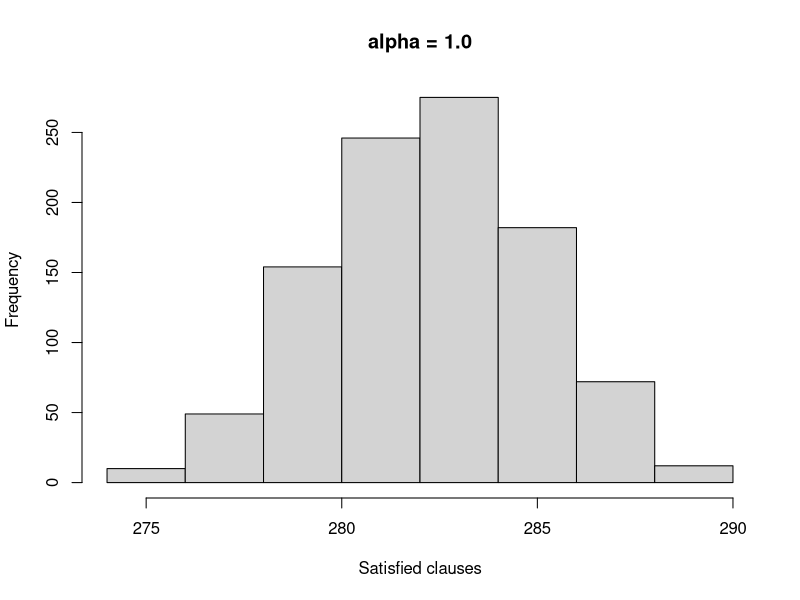

Source code (R):
d<-read.table( 'results/grasp/par8-5-c_1.0.dat' )
png( 'results/grasp/par8-5-c_1.0.png', width = 240, height = 200, units = "px" )
hist( d$V1, main = 'alpha = 1.0', xlab = 'Satisfied clauses' )
dev.off()
q()
